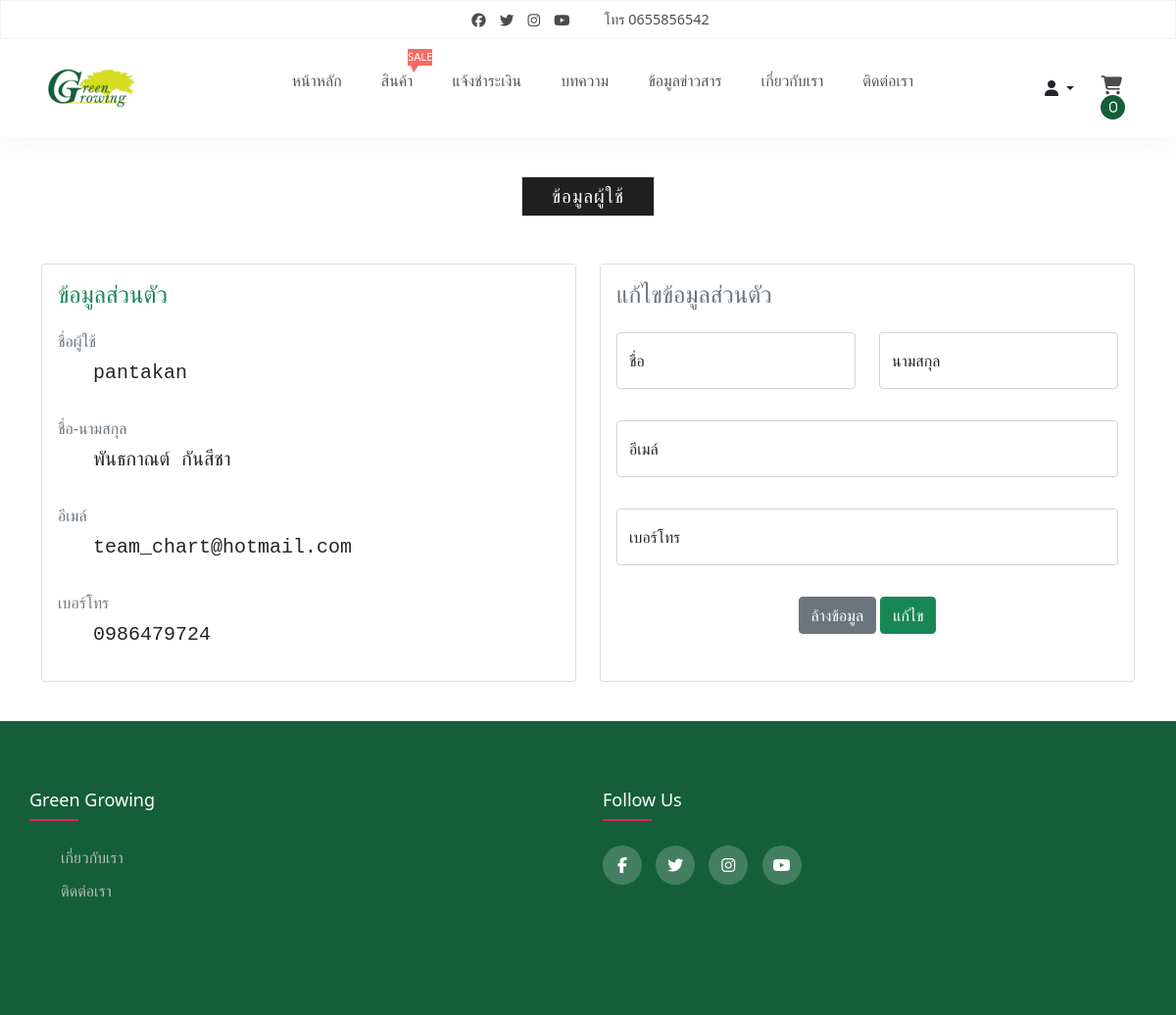
The page /profile.php (signed in) on the database its author committed.
### tables this page shows
CREATE TABLE `db_about` (
  `about_id` int(11) NOT NULL,
  `about_name` varchar(100) NOT NULL,
  `about_desc` text NOT NULL,
  `about_address` text NOT NULL,
  `about_email` varchar(95) NOT NULL,
  `about_tel` varchar(12) NOT NULL
);

CREATE TABLE `db_member` (
  `m_id` int(11) NOT NULL,
  `m_username` varchar(100) NOT NULL,
  `m_password` varchar(100) NOT NULL,
  `m_email` varchar(100) NOT NULL,
  `m_name` varchar(100) NOT NULL,
  `m_lname` varchar(100) NOT NULL,
  `m_tel` varchar(12) NOT NULL
);

### profile.php (the view, shortened to what this page needs)
<!DOCTYPE html>
<html lang="en">
<?php include('include/head.php')?>
<body>
    <?php include('include/navbar.php')?>
    <?php
    include('connection/connection.php');
    $id = $_SESSION['user_id'];
    $sql = "SELECT * FROM db_member WHERE m_id = '$id'";
    $query = mysqli_query($conn, $sql);
    $result = mysqli_fetch_assoc($query);
            ?>
    <div class="container">
        <div class="row">
            <div class="product-cat">
                <strong>ข้อมูลผู้ใช้</strong>
            </div>
            <div class="col mt-5">
                <div class="card h-100">
                    <div class="card-body">
                        <div class="row gutters">
                            <div class="col-xl-12 col-lg-12 col-md-12 col-sm-12 col-12">
                                <h4 class="mb-2 text-success">ข้อมูลส่วนตัว</h4>
                            </div>
                            <div class="col-xl-12 mt-3">
                                <h6 class="mb-2 text-muted">ชื่อผู้ใช้</h6>
                                <?php if(isset($result['m_username']) && !empty($result['m_username'])):?>
                                <pre class="fs-5">   <?=$result['m_username']?> </pre>
                                <?php else: ?>
                                <pre class="fs-5">   - </pre>
                                <?php endif; ?>
                            </div>
                            <div class="col-xl-12 mt-3">
                                <h6 class="mb-2 text-muted">ชื่อ-นามสกุล</h6>
                                <?php if(isset($result['m_name']) && !empty($result['m_name']) && isset($result['m_lname']) && !empty($result['m_lname'])):?>
                                <pre class="fs-5">   <?=$result['m_name']?> <?=$result['m_lname']?></pre>
                                <?php else: ?>
                                <pre class="fs-5">   - </pre>
                                <?php endif; ?>
                            </div>
                            <div class="col-xl-12 mt-3">
                                <h6 class="mb-2 text-muted">อีเมล์</h6>
                                <?php if(isset($result['m_email']) && !empty($result['m_email'])):?>
                                <pre class="fs-5">   <?=$result['m_email']?> </pre>
                                <?php else: ?>
                                <pre class="fs-5">   - </pre>
                                <?php endif; ?>
                            </div>
                            <div class="col-xl-12 mt-3">
                                <h6 class="mb-2 text-muted">เบอร์โทร</h6>
                                <?php if(isset($result['m_tel']) && !empty($result['m_tel'])):?>
                                <pre class="fs-5">   <?=$result['m_tel']?> </pre>
                                <?php else: ?>
                                <pre class="fs-5">   - </pre>
                                <?php endif; ?>
                            </div>
                        </div>
                    </div>
                </div>
            </div>
            <div class="col mt-5">
                <div class="card h-100">
                    <div class="card-body">
                        <form action="" method="post">
                            <div class="row gutters">
                                <div class="col-xl-12 ">
                                    <h4 class="mb-2 text-secondary">แก้ไขข้อมูลส่วนตัว</h4>
                                </div>
                                <div class="col-xl-6 mt-3 mb-3">
                                    <div class="form-floating mb-3">
                                        <input type="text" class="form-control" name="name" placeholder="name@example.com" id="cleartext"
                                        autocomplete="off" required>
                                        <label for="floatingInput">ชื่อ</label>
                                    </div>
                                </div>
                                <div class="col-xl-6  mt-3 mb-3">
                                    <div class="form-floating mb-3">
                                        <input type="text" class="form-control" name="lname" placeholder="name@example.com" id="cleartext"
                                        autocomplete="off" required>
                                        <label for="floatingInput">นามสกุล</label>
                                    </div>
                                </div>
                                <div class="col-xl-12 mb-3">
                                    <div class="form-floating mb-3">
                                        <input type="email" class="form-control" name="email" placeholder="name@example.com" id="cleartext"
                                        autocomplete="off" required>
                                        <label for="floatingInput">อีเมล์</label>
                                    </div>
                                </div>
                                <div class="col-xl-12 mb-3">
                                    <div class="form-floating mb-3">
                                        <input type="text" class="form-control" name="tel" placeholder="name@example.com" id="cleartext"
                                        autocomplete="off" required>
                                        <label for="floatingInput">เบอร์โทร</label>
                                    </div>
                                </div>
                            </div>
                            <div class="row gutters">
                                <div class="col-xl-12">
                                    <div class="text-center">
                                        <button onclick="document.getElementById('cleartext').value = ''" class="btn btn-secondary">ล้างข้อมูล</button>
                                        <button type="submit" id="submit" name="submit" class="btn btn-success">แก้ไข</button>
                                    </div>
                                </div>
                            </div>
                        </form>
                    </div>
                </div>
            </div>
        </div>
    </div>
    <?php include('include/footer.php')?>
</body>
</html>

### include/navbar.php (shortened to what this page needs)
<?php
include('connection/connection.php');
$url = $_SERVER['REQUEST_URI'];
$url = explode('/', $url);
$url = explode('.', $url[2]);
$sql_tel = "SELECT about_tel FROM db_about WHERE about_id = 1";
$query_tel = mysqli_query($conn, $sql_tel);
$result_tel = mysqli_fetch_assoc($query_tel);
?>
<nav>
    <div class="social-call">
        <div class="social">
            <a href="https://www.facebook.com" target="_blank"><i class="fab fa-facebook"></i></a>
            <a href="https://www.twitter.com" target="_blank"><i class="fab fa-twitter"></i></a>
            <a href="https://www.instagram.com" target="_blank"><i class="fab fa-instagram"></i></a>
            <a href="https://www.youtube.com/" target="_blank"><i class="fab fa-youtube"></i></a>
        </div>
        <div class="phone">
            <span>โทร <?=(isset($result_tel['about_tel']) && !empty($result_tel['about_tel'])) ? $result_tel['about_tel'] : '-'?></span>
        </div>
    </div>
    <div class="navigation">
        <a href="" class="logo">
            <img src="upload/5.png" alt="">
        </a>
        <ul class="menu">
            <li><a class="<?= $url[0] == '' || $url[0] == 'index' ? 'active-munu-custom' : '' ?>" href="index.php">หน้าหลัก</a></li>
            <li><a class="<?= in_array($url[0],array('product','product_detail')) ? 'active-munu-custom' : '' ?>" href="product.php">สินค้า</a>
                <span class="sale-label">Sale</span>
            </li>
            <?php if(isset($_SESSION['user_id']) && !empty($_SESSION['user_id'])): ?>
            <li><a class="<?= $url[0] == 'payment_bank' ? 'active-munu-custom' : '' ?>" href="payment_bank.php">แจ้งชำระเงิน</a></li>
            <?php endif;?>
            <li><a class="<?= in_array($url[0],array('article','article_detail')) ? 'active-munu-custom' : '' ?>" href="article.php">บทความ</a></li>
            <li><a class="<?= in_array($url[0],array('information','information_detail')) ? 'active-munu-custom' : '' ?>" href="information.php">ข้อมูลข่าวสาร</a></li>
            <li><a class="<?= $url[0] == 'about' ? 'active-munu-custom' : '' ?>" href="about.php">เกี่ยวกับเรา</a></li>
            <li><a class="<?= $url[0] == 'contact' ? 'active-munu-custom' : '' ?>" href="contact.php">ติดต่อเรา</a></li>
        </ul>
        <div class="right-menu">
            <?php if(isset($_SESSION['user_id']) && !empty($_SESSION['user_id'])):?>
            <div class="btn-group">
                <button type="button" class="btn dropdown-toggle" data-bs-toggle="dropdown" aria-expanded="false">
                <i class="fas fa-user"></i>
                </button>
            </div>
            <?php else: ?>
            <a href="javascript:void(0)" class="user">
                <i class="fas fa-user"></i>
            </a>
            <?php endif;?>
            <a href="cart_detail.php">
                <i class="fas fa-shopping-cart">
                    <span class="num-cart-product"><?php if(isset($_SESSION['shopping_cart'])){echo count($_SESSION['shopping_cart']);} else {echo '0';} ?></span>
                </i>
            </a>
        </div>
    </div>
</nav>

### css/style.css (style rules this page uses)
body { padding: 0px; margin: 0px; font-family: 'Poppins', sans-serif; background-color: #ffffff; }
* { box-sizing: border-box; }
ul { list-style: none; }
a { text-decoration: none!important; }
nav { width:100%; box-shadow: 2px 2px 30px rgba(0, 0, 0, 0.05); z-index: 100; }
.social-call { height: 40px; border: 1px solid rgba(0, 0, 0, 0.05); display: flex; justify-content: center; align-items: center; }
.social a { margin: 0px 5px; color: rgba(0, 0, 0, 0.7); font-size: 0.9rem; }
.phone { color: rgba(0, 0, 0, 0.7); margin-left: 30px; font-size: 0.9rem; }
.navigation { display: flex; justify-content: space-between; align-items: center; padding: 0px 45px; }
.logo img { height: 100px; }
.menu { display: flex; }
.menu li { position: relative; margin: 20px; display: flex; text-transform: uppercase; font-weight: 500; }
.menu li a { color: #555555; }
.right-menu a { margin: 0px 10px; font-size: 1.2rem; color:rgba(0, 0, 0, 0.7); }
.sale-label { width: 38; height: 17px; background-color: #f76b65; color: #ffffff; font-weight: 400; display: flex; justify-content: center; align-items: center; font-size: 0.7rem; text-transform: uppercase; position: absolute; top: -20px; right: -20px; }
.sale-label:after { content: ''; width: 0px; height: 0px; border-bottom: 5px solid transparent; border-left: 3px solid transparent; border-top: 7px solid #f76b6a; border-right: 5px solid transparent; position: absolute; left: 10%; top: 100%; }
.fa-shopping-cart { position: relative; }
.num-cart-product { position: absolute; top: -17; right: -17; width: 25px; height: 25px; font-size: 0.8rem; border-radius: 50%; background-color: #145f38; color: #ffffff; display: flex; justify-content: center; align-items: center; font-weight: 400; }
.product-cat, .product-all, .more-product { display: flex; justify-content: center; align-items: center; }
.product-all strong, .product-cat strong { font-size: 1.2rem; color: #1b1919; letter-spacing: 1px; text-transform: uppercase; font-weight: 600; margin-top: 40px; padding: 5px 30px; border: 1px solid #e0e0e0; }
.product-cat strong { color: #ffffff; background-color: #202020; font-weight: 500; }
.container { padding-bottom: 40px; }

### rows shown on the page
db_about: about_tel "0655856542"
db_member: m_username "pantakan", m_name "พันธกาณต์", m_lname "กันสีชา", m_email "team_chart@hotmail.com", m_tel "0986479724"
